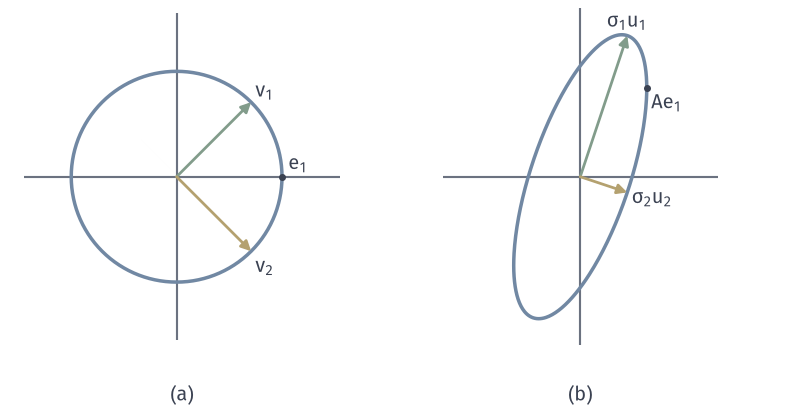

Recreate this plot in Python.
from pathlib import Path
import sys
ROOT = next(p for p in Path(__file__).resolve().parents if (p/"build.sh").is_file() and (p/"tex/book.tex").is_file())
sys.path.insert(0, str(ROOT/"figures/00-shared/mathematical-preliminaries-upper/00-shared/comprehension-figures"))
from support import figure, save, BLUE, GREEN, YELLOW, RED, PURPLE, INK, MUTED, GRID, BLUE_FILL, GREEN_FILL, YELLOW_FILL, RED_FILL, PURPLE_FILL
import numpy as np

def panel_labels(fig, axes, y=.015):
    for ax, s in zip(axes, "(a) (b) (c)".split()):
        q = ax.get_position(); fig.text((q.x0+q.x1)/2, y, s, ha="center", va="bottom")

# SVD of A=[[3,0],[4,5]]: v1=(1,1)/sqrt2, v2=(1,-1)/sqrt2, sigma=3sqrt5, sqrt5, u1=(1,3)/sqrt10, u2=(3,-1)/sqrt10.
fig, axes = figure(width_mm=112, height_mm=58, ncols=2, gridspec_kw={'width_ratios': [1, 1.25]})
fig.set_layout_engine(None)
fig.subplots_adjust(left=.03, right=.98, top=.98, bottom=.16, wspace=.12)
A = np.array([[3., 0], [4, 5]])
U, s, Vt = np.linalg.svd(A)
v1 = np.array([1, 1])/2**.5; v2 = np.array([1, -1])/2**.5
u1 = np.array([1, 3])/10**.5; u2 = np.array([3, -1])/10**.5
s1, s2 = 3*5**.5, 5**.5
assert abs(s[0]-s1) < 1e-12 and abs(s[1]-s2) < 1e-12
assert np.allclose(A@v1, s1*u1) and np.allclose(A@v2, s2*u2)
th = np.linspace(0, 2*np.pi, 361); c = np.vstack([np.cos(th), np.sin(th)])
def arrow(ax, p, col):
    ax.annotate('', xy=p, xytext=(0, 0), arrowprops=dict(arrowstyle='-|>', color=col, lw=1.1, shrinkA=0, shrinkB=0, mutation_scale=8))
ax = axes[0]
ax.axhline(0, color=MUTED, lw=.85); ax.axvline(0, color=MUTED, lw=.85)
ax.plot(*c, color=BLUE, lw=1.4)
arrow(ax, v1, GREEN); arrow(ax, v2, YELLOW)
ax.plot([1], [0], 'o', color=INK, ms=2.8, mew=0)
ax.text(v1[0]+.04, v1[1]+.05, '$v_1$'); ax.text(v2[0]+.04, v2[1]-.2, '$v_2$'); ax.text(1.06, .07, '$e_1$')
ax.set_xlim(-1.45, 1.55); ax.set_ylim(-1.55, 1.55)
ax = axes[1]
ax.axhline(0, color=MUTED, lw=.85); ax.axvline(0, color=MUTED, lw=.85)
E = A@c
ax.plot(*E, color=BLUE, lw=1.4)
arrow(ax, s1*u1, GREEN); arrow(ax, s2*u2, YELLOW)
ax.plot([3], [4], 'o', color=INK, ms=2.8, mew=0)
ax.text(s1*u1[0], 6.75, r'$\sigma_1u_1$', ha='center'); ax.text(*(s2*u2+np.array([.2, -.5])), r'$\sigma_2u_2$'); ax.text(3.2, 3.8, r'$Ae_1$', va='top')
ax.set_xlim(-6.2, 6.2); ax.set_ylim(-7.6, 7.6)
for ax in axes:
    ax.set_aspect('equal'); ax.set_xticks([]); ax.set_yticks([])
    for s_ in ('left', 'bottom'): ax.spines[s_].set_visible(False)
panel_labels(fig, axes)
save(fig, Path(__file__).resolve().parent, 'figure', {'formula': 'A=[[3,0],[4,5]], A(unit circle)=ellipse; sigma_1=3 sqrt5, sigma_2=sqrt5'})
